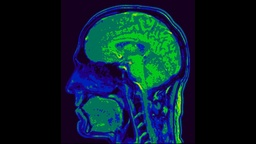
#> input picture INF8770-TP1/imgTest_mriScan.jpg, 256 x 144 px, shrunk from 1280 x 720 before the run
$ python cpredhuff_image.py   (older library calls are emulated)
#> lines starting #> are read from the running program, lines starting #| are printed output that depends on the picture
# Main source code :
# Predictive coding : Gabriel Bilodeau https://github.com/gabilodeau/INF8770/blob/master/Codage%20predictif%20sur%20image.ipynb
# Huffman enconding : Joshua Ebenezer https://github.com/JoshuaEbenezer/huffman_encoding/blob/master/README.md

import time
import numpy as np
from scipy.misc import imread,imresize
import matplotlib.pyplot as plt
from operator import itemgetter, attrgetter
import queue

class Node:
	def __init__(self):
		self.prob = None
		self.code = None
		self.data = None
		self.left = None
		self.right = None 	# the color (the bin value) is only required in the leaves
	def __lt__(self, other):
		if (self.prob < other.prob):		# define rich comparison methods for sorting in the priority queue
			return 1
		else:
			return 0
	def __ge__(self, other):
		if (self.prob > other.prob):
			return 1
		else:
			return 0

def rgb2gray(img):
	gray_img = np.rint(img[:,:,0]*0.2989 + img[:,:,1]*0.5870 + img[:,:,2]*0.1140)
	gray_img = gray_img.astype(int)
	return gray_img

def get2smallest(data):			# can be used instead of inbuilt function get(). was not used in  implementation
    first = second = 1
    fid=sid=0
    for idx,element in enumerate(data):
        if (element < first):
            second = first
            sid = fid
            first = element
            fid = idx
        elif (element < second and element != first):
            second = element
    return fid,first,sid,second

def tree(probabilities):
	prq = queue.PriorityQueue()
	for color,probability in enumerate(probabilities):
		leaf = Node()
		leaf.data = color
		leaf.prob = probability
		prq.put(leaf)

	while (prq.qsize()>1):
		newnode = Node()		# create new node
		l = prq.get()
		r = prq.get()			# get the smalles probs in the leaves
						# remove the smallest two leaves
		newnode.left = l 		# left is smaller
		newnode.right = r
		newprob = l.prob+r.prob	# the new prob in the new node must be the sum of the other two
		newnode.prob = newprob
		prq.put(newnode)	# new node is inserted as a leaf, replacing the other two
	return prq.get()		# return the root node - tree is complete

def huffman_traversal(root_node,tmp_array,f):		# traversal of the tree to generate codes
	if (root_node.left is not None):
		tmp_array[huffman_traversal.count] = 1
		huffman_traversal.count+=1
		huffman_traversal(root_node.left,tmp_array,f)
		huffman_traversal.count-=1
	if (root_node.right is not None):
		tmp_array[huffman_traversal.count] = 0
		huffman_traversal.count+=1
		huffman_traversal(root_node.right,tmp_array,f)
		huffman_traversal.count-=1
	else:
		huffman_traversal.output_bits[root_node.data] = huffman_traversal.count		#count the number of bits for each color
		bitstream = ''.join(str(cell) for cell in tmp_array[1:huffman_traversal.count])
		color = str(root_node.data)
		wr_str = color+' '+ bitstream+'\n'
		f.write(wr_str)		# write the color and the code to a file
	return

def predicteur(nAlgo, imagetocompress):
	erreur = np.zeros((len(imagetocompress)-2,len(imagetocompress[0])-2))
	imagepred = np.zeros((len(imagetocompress)-2,len(imagetocompress[0])-2))
	if(nAlgo == 1):
		print('Prediction matrix')
		# prediction matrix
		matpred = [[0.33,0.33],[0.33,0.0]]
		for i in range(1,len(imagetocompress)-2):
			for j in range(1,len(imagetocompress[0])-2):
				imagepred[i][j]=imagetocompress[i-1][j-1]*matpred[0][0]+imagetocompress[i-1][j]*matpred[0][1]+imagetocompress[i][j-1]*matpred[1][0]
				erreur[i][j]=imagepred[i][j]-imagetocompress[i][j]
	if(nAlgo == 2):
		print('jpeg4')
		for i in range(1,len(imagetocompress)-2):
			for j in range(1,len(imagetocompress[0])-2):
				imagepred[i][j]=imagetocompress[i][j-1]+imagetocompress[i-1][j]-imagetocompress[i-1][j-1]
				erreur[i][j]=imagepred[i][j]-imagetocompress[i][j]
	if(nAlgo == 3):
		print('jpeg7')
		for i in range(1,len(imagetocompress)-2):
			for j in range(1,len(imagetocompress[0])-2):
				imagepred[i][j]=(imagetocompress[i][j-1]+imagetocompress[i-1][j])/2
				erreur[i][j]=imagepred[i][j]-imagetocompress[i][j]
	if(nAlgo == 4):
		print('p2')
		for i in range(1,len(imagetocompress)-2):
			for j in range(1,len(imagetocompress[0])-2):
				imagepred[i][j]=imagetocompress[i][j-1]+(imagetocompress[i-1][j+1]-imagetocompress[i-1][j-1])/2
				erreur[i][j]=imagepred[i][j]-imagetocompress[i][j]
	if(nAlgo == 5):
		print('p3')
		for i in range(1,len(imagetocompress)-2):
			for j in range(1,len(imagetocompress[0])-2):
				imagepred[i][j]=(0.66)*(imagetocompress[i][j-1]+imagetocompress[i-1][j])-(0.33)*imagetocompress[i-1][j-1]
				erreur[i][j]=imagepred[i][j]-imagetocompress[i][j]
	if(nAlgo == 6):
		print('pr2')
		for i in range(1,len(imagetocompress)-2):
			for j in range(1,len(imagetocompress[0])-2):
				imagepred[i][j]=(2*imagetocompress[i][j-1]+imagetocompress[i-1][j])/3
				erreur[i][j]=imagepred[i][j]-imagetocompress[i][j]
	if(nAlgo == 7):
		print('heuristic - test')
		matpred = [[0.25,0.25,0.25],[0.25,0.0,0.0]]
		for i in range(1,len(imagetocompress)-2):
			for j in range(1,len(imagetocompress[0])-2):
				imagepred[i][j]=imagetocompress[i-1][j-1]*matpred[0][0]+imagetocompress[i-1][j]*matpred[0][1]+imagetocompress[i][j-1]*matpred[1][0]+imagetocompress[i-1][j+1]*matpred[0][2]
				erreur[i][j]=imagepred[i][j]-imagetocompress[i][j]
	return erreur.astype('uint8')

input = input("Enter file to process: ")
#> the answer given: imgTest_mriScan.jpg

# Opens the file
try:
	imagelue = imread(input)
#> imagelue is the input picture: shape (144, 256, 3); mean R, G, B 8.3, 30.7, 41.5
	image=imagelue.astype('float')
except IOError:
	print("Can't read input file.")
	exit(2)

for p in range(1,8):
	start = time.time()

	# convert a rgb image to gray
	image=imagelue.astype('float')
	image=rgb2gray(image)

	# compute histogram of pixels
	input_bits = image.shape[0]*image.shape[1]*8	# calculate number of bits in grayscale

	# double images borders to have pixels to predict the images borders
	col=image[:,0]
	image = np.column_stack((col,image))
	col=image[:,len(image[0])-1]
	image = np.column_stack((col,image))
	row=image[0,:]
	image = np.row_stack((row,image))
	row=image[len(image)-1,:]
	image = np.row_stack((row,image))

	# calculate images predictions and errors
	img=predicteur(p,image)

	# compute histogram of pixels
	hist = np.bincount(img.ravel(),minlength=256)

	probabilities = hist/np.sum(hist)		# a priori probabilities from frequencies

	root_node = tree(probabilities)			# create the tree using the probs.
	tmp_array = np.ones([128],dtype=int)
	huffman_traversal.output_bits = np.empty(256,dtype=int)
	huffman_traversal.count = 0
	f = open('codes.txt','w')
	huffman_traversal(root_node,tmp_array,f)		# traverse the tree and write the codes

	end = time.time()

	compression = (1-np.sum(huffman_traversal.output_bits*hist)/input_bits)*100	# compression rate
	timeCompression = end - start  # compression time of combined methods
	print('Compression rate is ',round(compression, 3),' %')
	print('Time to compress ',round(timeCompression, 3),' seconds')
	print('')
#> this loop made 7 passes
#> compression on passes 1 to 7: 60.09, 57.94, 60.14, 56.99, 61.66, 60.12, 59.55
#| Compression rate is  60.09  %
#| Compression rate is  57.942  %
#| Compression rate is  60.142  %
#| Compression rate is  56.992  %
#| Compression rate is  61.664  %
#| Compression rate is  60.123  %
#| Compression rate is  59.55  %
#> pass 1, in rgb2gray, `gray_img = np.rint(img[:,:,0]*0.2989 + img[:,:,1]*0.5870 + img[:,:,2]*..`:
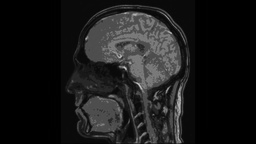
#> gray_img: shape (144, 256) float64; min 0, max 200, mean 25.3
#> pass 1, `image = np.column_stack((col,image))`:
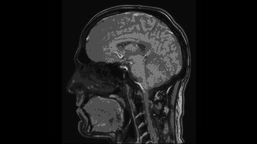
#> image: shape (144, 257) int64; min 0, max 200, mean 25.2
#> pass 1, `image = np.column_stack((col,image))`:
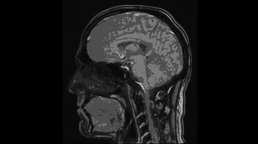
#> image: shape (144, 258) int64; min 0, max 200, mean 25.1
